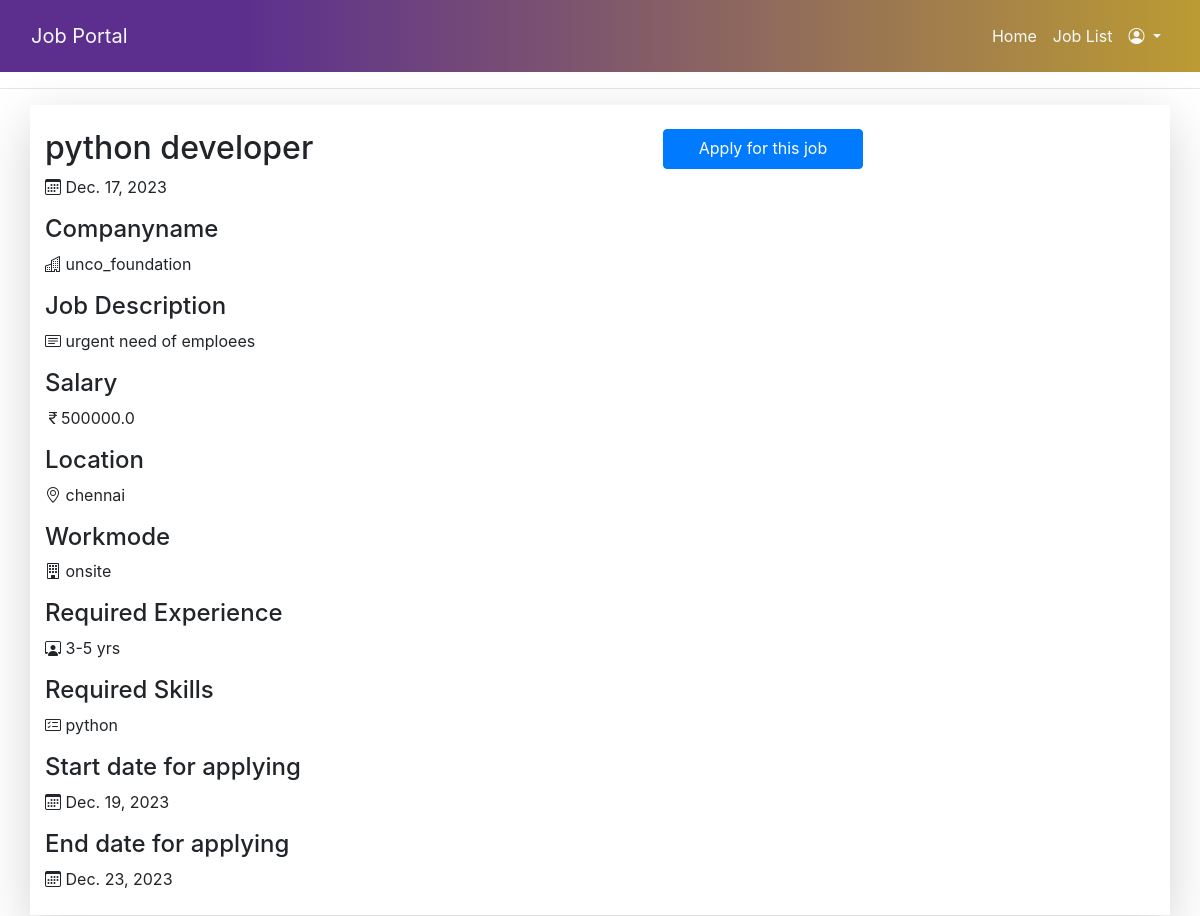
Page /ujdetail/5 on the committed database.
### app1/models.py (models this page shows, shortened)
class Job(models.Model):
    recruiter = models.ForeignKey(emprsignup,on_delete=models.CASCADE)
    startdate=models.DateField()
    enddate= models.DateField()
    title= models.CharField(max_length=100)
    salary= models.FloatField(max_length=20)
    description= models.CharField(max_length=300)
    experiance= models.CharField(max_length=50)
    location= models.CharField(max_length=100)
    skills= models.CharField(max_length=100)
    workmode= models.CharField(max_length=100,null=True)
    creationdate= models.DateField()

class emprsignup(models.Model):
    user = models.ForeignKey(User,on_delete=models.CASCADE)
    company=models.CharField(max_length=100,null=True)
    mobile = models.IntegerField(max_length=15,null=True)
    type = models.CharField(max_length=15,null=True)

### app1/views.py (the view)
# urls.py: path('ujdetail/<int:pid>',views.userjobdeail,name='userjobdetail'),
def userjobdeail(request,pid):
    job=Job.objects.get(id=pid)
    d={'job':job}
    return render(request,'jk/userjobdetail.html',d)

### templates/jk/userjobdetail.html (shortened to what this page needs)
<!DOCTYPE html>
<html lang="en">
<head>
    <link rel="stylesheet" href="https://stackpath.bootstrapcdn.com/bootstrap/4.5.2/css/bootstrap.min.css">
    <link rel="stylesheet" href="https://cdn.jsdelivr.net/npm/bootstrap-icons@1.11.2/font/bootstrap-icons.min.css">
</head>
<body>
  <div class="menu-bar">
    <nav class="navbar navbar-expand-lg p-3">
        <div class="container-fluid">
          <a class="navbar-brand text-light" href="#">Job Portal</a>
          <div class="collapse navbar-collapse justify-content-end" id="navbarNav">
            <ul class="navbar-nav">
              <li class="nav-item">
                <a class="nav-link  text-light" href="/jobskrhome/jobskrhome/">Home</a>
              </li>
              <li class="nav-item">
                <a class="nav-link text-light" href="/ujlist/">Job List</a>
              </li>
              <li class="nav-item dropdown">
                <a class="nav-link dropdown-toggle text-light" href="#" id="profileDropdown" role="button"
                    data-toggle="dropdown" aria-haspopup="true" aria-expanded="false">
                    <i class="bi bi-person-circle"></i>
                </a>
            </li>
            </ul>
          </div>
        </div>
      </nav>
  </div>
      <hr>
      <div class="container shadow-lg py-2 mb-2">
        <div class="row">
            <div class="col-md-6 mt-3">
                <h2>{{job.title}}</h2>
                <p><i class="bi bi-calendar3"></i> {{job.creationdate}}</p>
                <h4>Companyname</h4>
                <p><i class="bi bi-buildings"></i> {{job.recruiter.company}}</p>
                <h4>Job Description</h4>
                <p><i class="bi bi-card-text"></i> {{job.description}}</p>
                <h4>Salary</h4>
                <p><i class="bi bi-currency-rupee"></i>{{job.salary}}</p>
                <h4>Location</h4>
                <p><i class="bi bi-geo-alt"></i> {{job.location}}</p>
                <h4>Workmode</h4>
                <p><i class="bi bi-building"></i> {{job.workmode}}</p>
                <h4>Required Experience</h4>
                <p><i class="bi bi-person-workspace"></i> {{job.experiance}} yrs</p>
                <h4>Required Skills</h4>
                <p><i class="bi bi-card-checklist"></i> {{job.skills}}</p>
                <h4>Start date for applying</h4>
                <p><i class="bi bi-calendar3"></i> {{job.startdate}}</p>
                <h4>End date for applying</h4>
                <p><i class="bi bi-calendar3"></i> {{job.enddate}}</p>
            </div>
            <div class="col-md-6 mt-3 justify-content-md-end">
            <a href="/applyjob/{{job.id}}"  class="btn btn-primary  ml-5" style="width:200px; height:40px">Apply for this job</a>
        </div>
        </div>
      </div>
</body>
</html>

### templates/jk/userjobdetail.html (style rules this page uses)
.menu-bar { background-image: linear-gradient(to right,#5c2f8f 20%,#bb9b33); }

### rows in the picture
Job: title "python developer", creationdate "Dec. 17, 2023", recruiter.company "unco_foundation", description "urgent need of emploees", salary "500000.0", location "chennai", workmode "onsite", experiance "3-5", skills "python", startdate "Dec. 19, 2023", enddate "Dec. 23, 2023"
